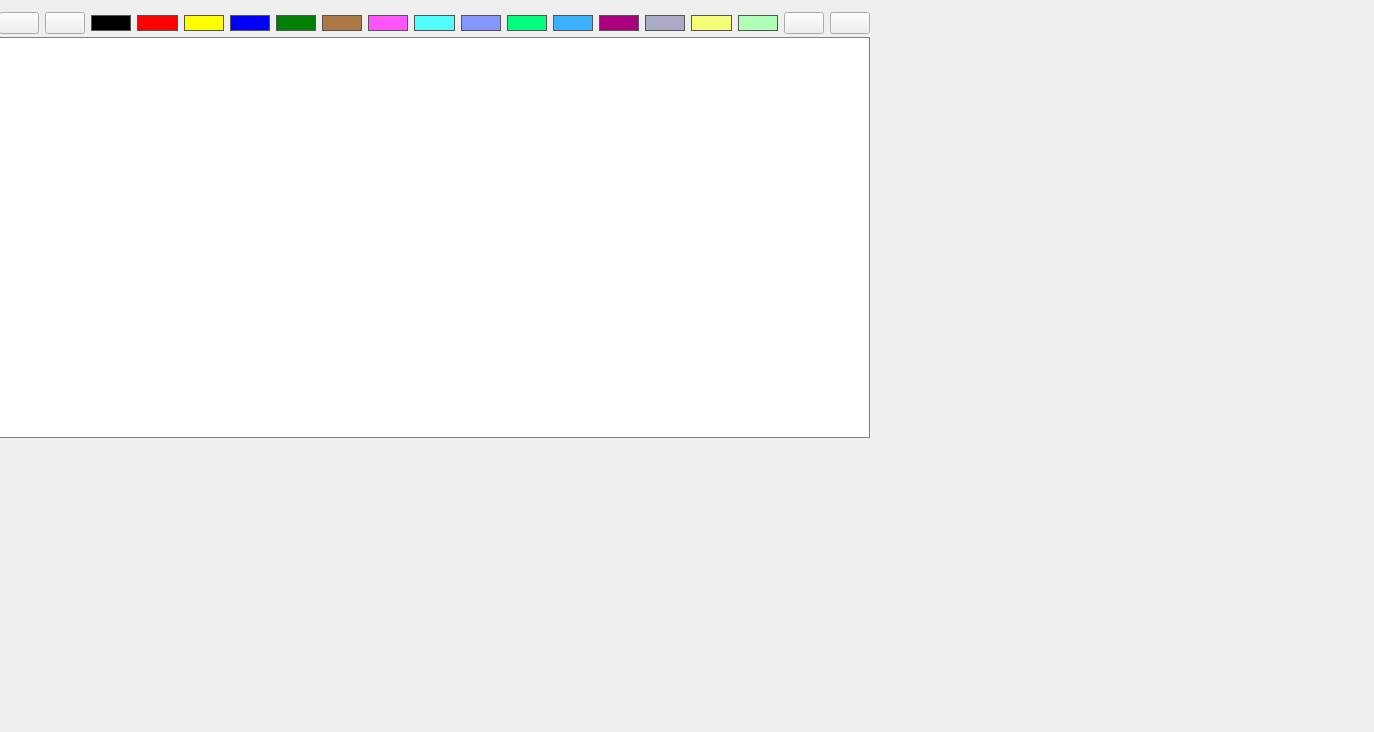
<?xml version="1.0" encoding="UTF-8"?>
<ui version="4.0">
 <class>MainWindow</class>
 <widget class="QMainWindow" name="MainWindow">
  <property name="geometry">
   <rect>
    <x>0</x>
    <y>0</y>
    <width>1374</width>
    <height>732</height>
   </rect>
  </property>
  <property name="windowTitle">
   <string>MainWindow</string>
  </property>
  <widget class="QWidget" name="centralwidget">
   <widget class="ScribbleArea" name="scribbleArea" native="true">
    <property name="geometry">
     <rect>
      <x>-1</x>
      <y>37</y>
      <width>871</width>
      <height>401</height>
     </rect>
    </property>
    <property name="styleSheet">
     <string notr="true">background-color: white; border: 1px solid gray;</string>
    </property>
   </widget>
   <widget class="QWidget" name="">
    <property name="geometry">
     <rect>
      <x>-1</x>
      <y>8</y>
      <width>871</width>
      <height>30</height>
     </rect>
    </property>
    <layout class="QHBoxLayout" name="horizontalLayout">
     <item>
      <widget class="QPushButton" name="btn_sketsa">
       <property name="maximumSize">
        <size>
         <width>16777215</width>
         <height>16777215</height>
        </size>
       </property>
       <property name="text">
        <string/>
       </property>
       <property name="icon">
        <iconset resource="resource.qrc">
         <normaloff>:/Screenshot 2026-04-28 122827.png</normaloff>:/Screenshot 2026-04-28 122827.png</iconset>
       </property>
       <property name="iconSize">
        <size>
         <width>22</width>
         <height>22</height>
        </size>
       </property>
      </widget>
     </item>
     <item>
      <widget class="QPushButton" name="btn_erase">
       <property name="maximumSize">
        <size>
         <width>16777215</width>
         <height>16777215</height>
        </size>
       </property>
       <property name="text">
        <string/>
       </property>
       <property name="icon">
        <iconset resource="resource.qrc">
         <normaloff>:/Screenshot 2026-04-28 122815.png</normaloff>:/Screenshot 2026-04-28 122815.png</iconset>
       </property>
       <property name="iconSize">
        <size>
         <width>22</width>
         <height>22</height>
        </size>
       </property>
      </widget>
     </item>
     <item>
      <widget class="QPushButton" name="btn_hitam">
       <property name="maximumSize">
        <size>
         <width>16777215</width>
         <height>16777215</height>
        </size>
       </property>
       <property name="styleSheet">
        <string notr="true">background-color: black; 
border-radius: 10px; 
border: 1px solid #555;</string>
       </property>
       <property name="text">
        <string/>
       </property>
      </widget>
     </item>
     <item>
      <widget class="QPushButton" name="btn_merah">
       <property name="maximumSize">
        <size>
         <width>16777215</width>
         <height>16777215</height>
        </size>
       </property>
       <property name="styleSheet">
        <string notr="true">background-color: red; 
border-radius: 10px;
border: 1px solid #555;</string>
       </property>
       <property name="text">
        <string/>
       </property>
      </widget>
     </item>
     <item>
      <widget class="QPushButton" name="btn_kuning">
       <property name="maximumSize">
        <size>
         <width>16777215</width>
         <height>16777215</height>
        </size>
       </property>
       <property name="styleSheet">
        <string notr="true">background-color: yellow; 
border-radius: 10px;
border: 1px solid #555;</string>
       </property>
       <property name="text">
        <string/>
       </property>
      </widget>
     </item>
     <item>
      <widget class="QPushButton" name="btn_biru">
       <property name="maximumSize">
        <size>
         <width>16777215</width>
         <height>16777215</height>
        </size>
       </property>
       <property name="styleSheet">
        <string notr="true">background-color: blue; 
border-radius: 10px; 
border: 1px solid #555;</string>
       </property>
       <property name="text">
        <string/>
       </property>
      </widget>
     </item>
     <item>
      <widget class="QPushButton" name="btn_hijau">
       <property name="maximumSize">
        <size>
         <width>16777215</width>
         <height>16777215</height>
        </size>
       </property>
       <property name="styleSheet">
        <string notr="true">background-color: green; 
border-radius: 10px; 
border: 1px solid #555;</string>
       </property>
       <property name="text">
        <string/>
       </property>
      </widget>
     </item>
     <item>
      <widget class="QPushButton" name="btn_coklat">
       <property name="maximumSize">
        <size>
         <width>16777215</width>
         <height>16777215</height>
        </size>
       </property>
       <property name="styleSheet">
        <string notr="true">background-color: rgb(173, 121, 70); 
border-radius: 10px; 
border: 1px solid #555;</string>
       </property>
       <property name="text">
        <string/>
       </property>
      </widget>
     </item>
     <item>
      <widget class="QPushButton" name="btn_pink">
       <property name="maximumSize">
        <size>
         <width>16777215</width>
         <height>16777215</height>
        </size>
       </property>
       <property name="styleSheet">
        <string notr="true">background-color: rgb(255, 85, 255); 
border-radius: 10px;
border: 1px solid #555;</string>
       </property>
       <property name="text">
        <string/>
       </property>
      </widget>
     </item>
     <item>
      <widget class="QPushButton" name="btn_skyblue">
       <property name="maximumSize">
        <size>
         <width>16777215</width>
         <height>16777215</height>
        </size>
       </property>
       <property name="styleSheet">
        <string notr="true">background-color: rgb(85, 255, 255); 
border-radius: 10px;
border: 1px solid #555;</string>
       </property>
       <property name="text">
        <string/>
       </property>
      </widget>
     </item>
     <item>
      <widget class="QPushButton" name="btn_ungumuda">
       <property name="maximumSize">
        <size>
         <width>16777215</width>
         <height>16777215</height>
        </size>
       </property>
       <property name="styleSheet">
        <string notr="true">background-color: rgb(134, 150, 255); 
border-radius: 10px;
border: 1px solid #555;</string>
       </property>
       <property name="text">
        <string/>
       </property>
      </widget>
     </item>
     <item>
      <widget class="QPushButton" name="btn_hijaumuda">
       <property name="maximumSize">
        <size>
         <width>16777215</width>
         <height>16777215</height>
        </size>
       </property>
       <property name="styleSheet">
        <string notr="true">background-color:rgb(0, 255, 127); 
border-radius: 10px;
border: 1px solid #555;</string>
       </property>
       <property name="text">
        <string/>
       </property>
      </widget>
     </item>
     <item>
      <widget class="QPushButton" name="btn_birumuda">
       <property name="maximumSize">
        <size>
         <width>16777215</width>
         <height>16777215</height>
        </size>
       </property>
       <property name="styleSheet">
        <string notr="true">background-color:rgb(58, 176, 255); 
border-radius: 10px;
border: 1px solid #555;</string>
       </property>
       <property name="text">
        <string/>
       </property>
      </widget>
     </item>
     <item>
      <widget class="QPushButton" name="btn_ungutua">
       <property name="maximumSize">
        <size>
         <width>16777215</width>
         <height>16777215</height>
        </size>
       </property>
       <property name="styleSheet">
        <string notr="true">background-color: rgb(170, 0, 127); 
border-radius: 10px;
border: 1px solid #555;</string>
       </property>
       <property name="text">
        <string/>
       </property>
      </widget>
     </item>
     <item>
      <widget class="QPushButton" name="btn_abu">
       <property name="maximumSize">
        <size>
         <width>16777215</width>
         <height>16777215</height>
        </size>
       </property>
       <property name="styleSheet">
        <string notr="true">background-color: rgb(171, 171, 197); 
border-radius: 10px;
border: 1px solid #555;</string>
       </property>
       <property name="text">
        <string/>
       </property>
      </widget>
     </item>
     <item>
      <widget class="QPushButton" name="btn_kuningmuda">
       <property name="maximumSize">
        <size>
         <width>16777215</width>
         <height>16777215</height>
        </size>
       </property>
       <property name="styleSheet">
        <string notr="true">background-color: rgb(244, 255, 120); 
border-radius: 10px;
border: 1px solid #555;</string>
       </property>
       <property name="text">
        <string/>
       </property>
      </widget>
     </item>
     <item>
      <widget class="QPushButton" name="btn_hijaumudakali">
       <property name="maximumSize">
        <size>
         <width>16777215</width>
         <height>16777215</height>
        </size>
       </property>
       <property name="styleSheet">
        <string notr="true">background-color:rgb(176, 255, 183); 
border-radius: 10px;
border: 1px solid #555;</string>
       </property>
       <property name="text">
        <string/>
       </property>
      </widget>
     </item>
     <item>
      <widget class="QPushButton" name="btn_square">
       <property name="maximumSize">
        <size>
         <width>16777215</width>
         <height>16777215</height>
        </size>
       </property>
       <property name="text">
        <string/>
       </property>
       <property name="icon">
        <iconset resource="resource.qrc">
         <normaloff>:/square.png</normaloff>:/square.png</iconset>
       </property>
       <property name="iconSize">
        <size>
         <width>22</width>
         <height>22</height>
        </size>
       </property>
      </widget>
     </item>
     <item>
      <widget class="QPushButton" name="btn_circle">
       <property name="maximumSize">
        <size>
         <width>16777215</width>
         <height>16777215</height>
        </size>
       </property>
       <property name="text">
        <string/>
       </property>
       <property name="icon">
        <iconset resource="resource.qrc">
         <normaloff>:/circlee.png</normaloff>:/circlee.png</iconset>
       </property>
       <property name="iconSize">
        <size>
         <width>22</width>
         <height>22</height>
        </size>
       </property>
      </widget>
     </item>
    </layout>
   </widget>
  </widget>
 </widget>
 <customwidgets>
  <customwidget>
   <class>ScribbleArea</class>
   <extends>QWidget</extends>
   <header>scribblearea.h</header>
   <container>1</container>
  </customwidget>
 </customwidgets>
 <resources>
  <include location="resource.qrc"/>
 </resources>
 <connections/>
</ui>
